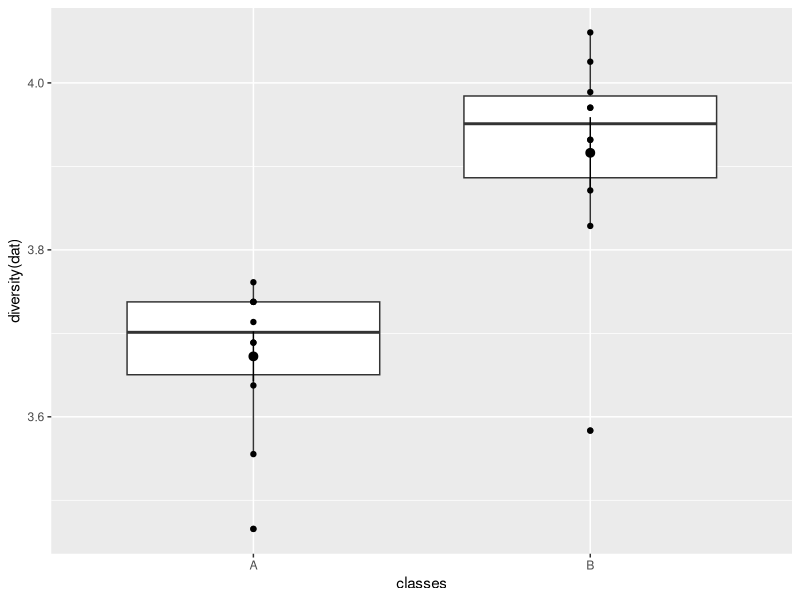
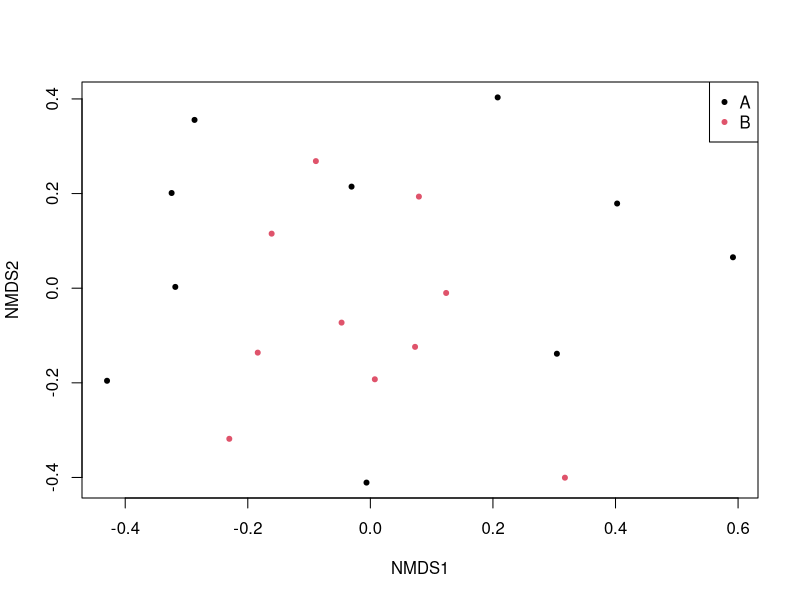

Write the R code that produced these figures, in order.
## ---- chunk 1
knitr::opts_chunk$set(echo = TRUE, warning=FALSE, message=FALSE)
## ---- chunk 2

N = 10 # Number of samples per class
n = 100 # Number of possible species
set.seed("19122023")
classes <- rep(c("A", "B"), each=N)
classProbabilities <- c("A"=0.4,"B"=0.5)
dat <- sapply(classes, \(class) rbinom(n=n, size = 1, p=classProbabilities[class])) |> t()

# Check it looks OK
dat[1:10,1:10]
## ---- chunk 3

library(vegan)
library(ggplot2)
## Shannon index
t.test(diversity(dat) ~ classes)
ggplot() + aes(y=diversity(dat), x=classes) + 
  geom_boxplot()  +
  geom_point() + 
  stat_summary()

## ---- chunk 4

## Not so clear with the beta-diversity
vegdist(dat, method = "jaccard", binary = TRUE) |> 
  metaMDS(trace = 0) |>
  scores() |> 
  plot(col=factor(classes), pch=20)
  legend("topright", legend=c("A","B"), col=1:2,pch=20)

dm1 <- vegdist(dat, method = "jaccard", binary = TRUE)
adonis2(dm1 ~ classes  )  
  
anosim(dm1, grouping = classes)
